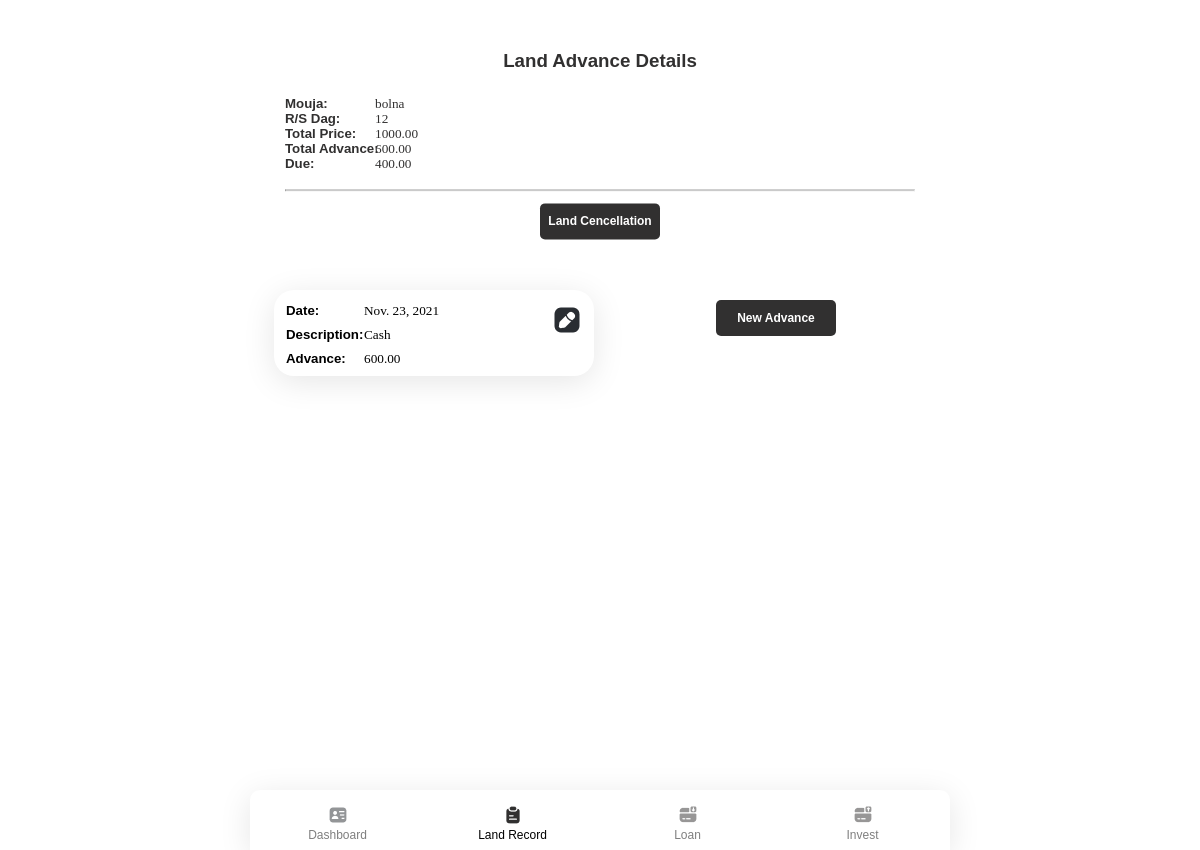
/advancepage/1/6 (signed in), run on the app's committed database.
### app/models.py (models this page shows)
class Land(models.Model):
    landowner = models.ForeignKey(Landowner, on_delete=models.SET_NULL, blank=True, null=True)
    landQTY = models.FloatField(default=0, null=True, blank=True)
    rsdag = models.CharField(max_length=50)
    perDprice = models.FloatField(default=0, null=True, blank=True)
    mouja = models.CharField(max_length=50)
    def totalprice(self):
        return self.perDprice * self.landQTY

class Advance(models.Model):
    land = models.ForeignKey(Land, on_delete=models.SET_NULL, blank=True, null=True)
    date = models.DateField( default=datetime.date.today)
    description = models.TextField(blank=True, null= True)
    advance = models.FloatField(default=0, null=True, blank=True)

### app/views.py (the view)
# urls.py: path('advancepage/<int:id>/<int:landid>', views.advancepage, name='advancepage'),
@login_required(login_url='login')
def advancepage(request, id, landid):
    land = Land.objects.get(id=landid)
    advance = Advance.objects.filter(land=land)
    total = sum([a.advance for a in advance])
    balance = land.totalprice() - total
    advances = Advance.objects.filter(land_id=landid).order_by('-id')
    return render(request, "app/advancepage.html",{
        "land":land,
        "total":total,
        "balacnce":balance,
        "advances": advances,
        "id":id,
    })

### app/templates/app/advancepage.html (shortened to what this page needs)
{% extends "app/layout.html" %}
{% load static %}
{% block body %}
<header style="text-align: center;">
    <h3>Land Advance Details</h3>
    <br>
    <div class="info">
        <h5>Mouja: <span class="lightword">{{ land.mouja }}</span></h5>
        <h5>R/S Dag: <span class="lightword">{{ land.rsdag }}</span></h5>
        <h5>Total Price: <span class="lightword">{{ land.totalprice|floatformat:2 }}</span></h5>
        <h5>Total Advance: <span class="lightword">{{ total|floatformat:2 }}</span></h5>
        <h5>Due: <span class="lightword">{{ balacnce|floatformat:2 }}</span></h5>
        <br>
        <hr>
        <div class="buttondiv">
            <a href="{% url 'landCencellation' id land.id %}"><button class="samebuttons">Land Cencellation</button></a>
        </div>
    </div>
</header>
<div class="list-cards">
    {% for a in advances %}
      <div class="card list" style="height: 86px;">
          <h5>Date: <span class="lightword">{{ a.date }}</span></h5>
          <h5>Description: <span class="lightword">{{ a.description }}</span></h5>
          <h5>Advance: <span class="lightword">{{ a.advance|floatformat:2 }}</span></h5>
          {% if forloop.counter == 1 %}
        <a href="{% url 'edit' a.id 'LandAdvanceedit' id %}"><img src="{% static 'app/img/icon/edit.png' %}" alt=""></a>
      {% endif %}
      </div>
    {% endfor %}
    <div class="buttondiv" style="grid-column: span;">
        <button class="samebuttons" onclick="ModalFunc(loanbtn)" id="loanbtn">New Advance</button>
    </div>
  </div>
{% endblock %}

### app/static/app/css/main.css (style rules this page uses)
* { margin: 0; padding: 0; box-sizing: border-box; font-family: 'Poppins', sans-serif; }
html, body { height: 100%; max-width: 700px; margin: auto; }
header { margin: 50px 20px 0 20px; color: #313030; }
.list-cards { display: grid; grid-template-columns: repeat(auto-fit, minmax(320px, max-content)); grid-gap: 12px; justify-content: center; margin-top: 20px; padding-bottom: 70px; }
.card { width: 320px; height: 117px; margin: 2px 10px; box-shadow: 0px 6px 32px rgba(0, 0, 0, 0.1); border-radius: 20px; }
.card img { margin: 15px 0 0 15px; }
.close, .samebuttons, .menuCard button { width: 120px; height: 36px; background: #313030; border-radius: 5px; color: white; border: none; cursor: pointer; font-weight: 600; font-size: 12px; }
.list { padding: 12px; height: 186px; position: relative; }
.list h5 { margin-bottom: 6px; line-height: 18px; }
.list img { position: absolute; top: 0px; right: 12px; }
.lightword { font-family: Poppins; font-style: normal; font-weight: 500; position: absolute; left: 90px; }
.buttondiv { text-align: center; margin-top: 12px; }
.info { transform: translatey(-20%); margin: 0 15px; text-align: left; }
.info hr { border-top: 1px solid #a0a0a0; }

### data on the page
Land: mouja "bolna", rsdag "12", totalprice "1000.00"
Advance: date "Nov. 23, 2021", description "Cash", advance "600.00"

### other printed values
{{ total|floatformat:2 }} "600.00"
{{ balacnce|floatformat:2 }} "400.00"
